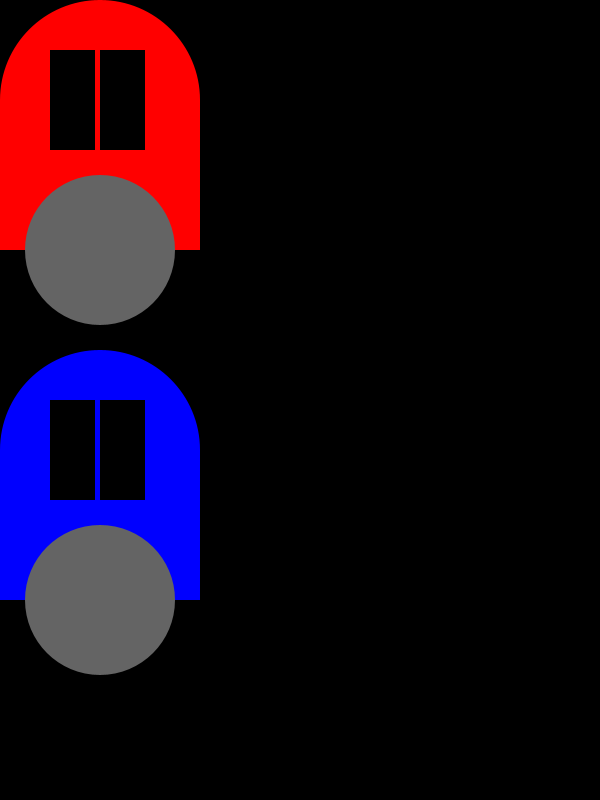
Frame 1 (no input)
Frame 60 (the mouse pressed at the canvas centre just before this capture): identical to frame 1, image omitted
Frame 120 (the mouse held since frame 60 and released just before this capture): identical to frame 1, image omitted

The Processing sketch that drew this single still picture (run headless with seeded random() and noise(); from frame 60 on, the mouse is pressed at the canvas centre):

// Processing sketch: d08_hw01__car_race
// ── d08_hw01__car_race.pde
color c = color(0);
PVector pos = new PVector(0,100);
PVector pos2 = new PVector(0, 450);
PVector speed = new PVector(0, 0);
//float x = 0;
//float x2 = 0;
//float y = 100;
//float speed = 10;

void setup() {
  size(600, 800);
  noStroke();
  smooth();
}

void draw() {
  background(0);
  pos.add(speed);
  pos2.add(speed);
  red();
  blue();
}

void red() {
  fill(255, 0, 0);
  rect(pos.x, pos.y, 200, 150);
  ellipseMode(CENTER);
  ellipse(pos.x+100, pos.y, 200, 200);
  
  fill(100);
  ellipse(pos.x+100, pos.y+150, 150, 150);
  
  fill(0);
  rect(pos.x+50, pos.y-50, 45, 100);
  rect(pos.x+100, pos.y-50, 45, 100);
}

void blue() {
  fill(0, 0, 255);
  rect(pos2.x, pos2.y, 200, 150);
  ellipse(pos2.x+100, pos2.y, 200, 200);
  
  fill(100);
  ellipse(pos2.x+100, pos2.y+150, 150, 150);
  
  fill(0);
  rect(pos2.x+50, pos2.y-50, 45, 100);
  rect(pos2.x+100, pos2.y-50, 45, 100);
}

void keyPressed() {
  if (key == 'a') {
    pos.add(speed);
    speed.x += 0.2;
    if (pos.x > width) {
      pos.x = 0;
    }
  if (key == 'l') {
    pos2.add(speed);
    speed.x += 0.2;
    if (pos2.x > width) {
      pos2.x = 0;
    }
  }
  }
}
